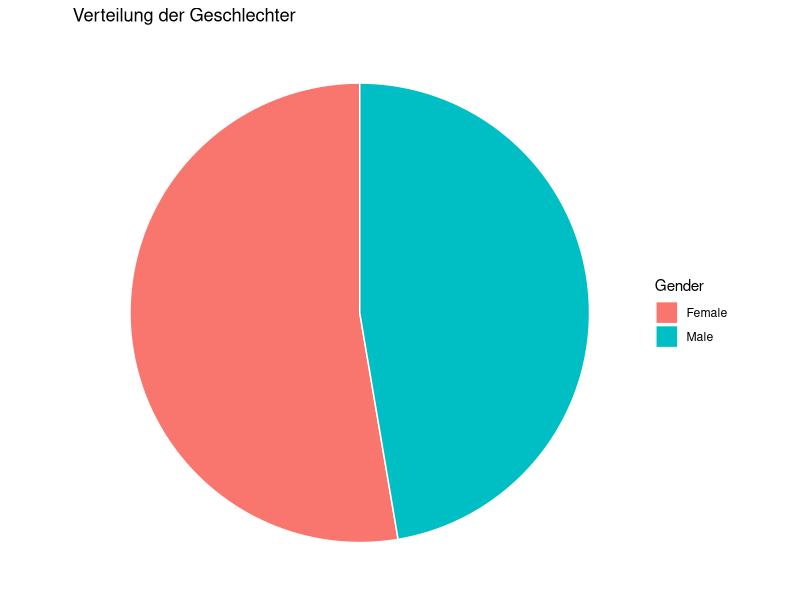
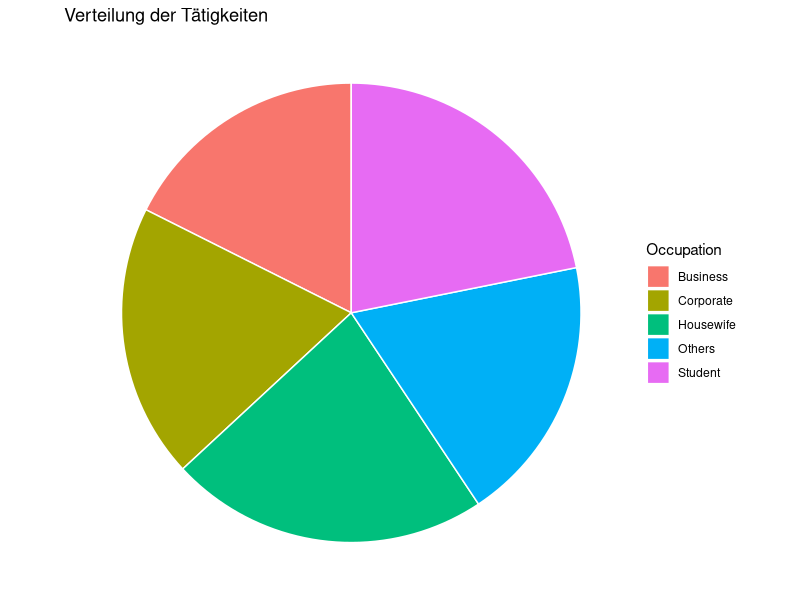
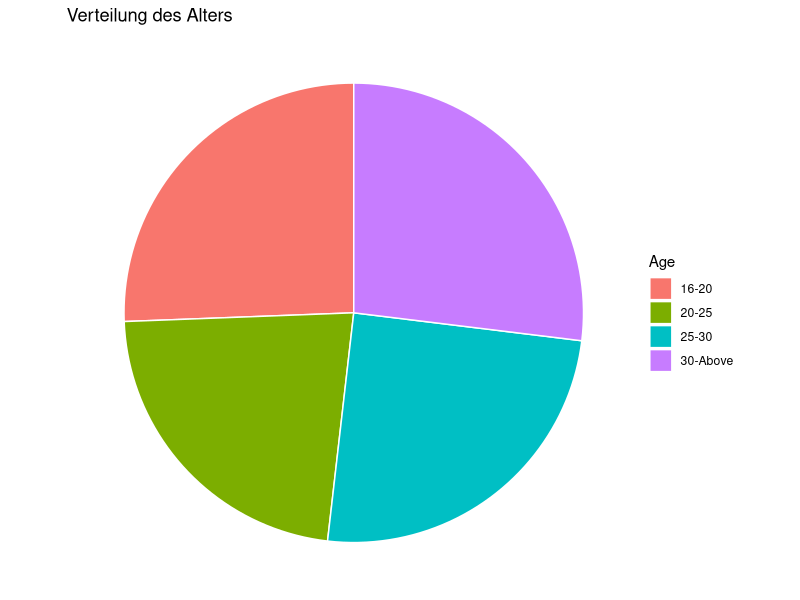
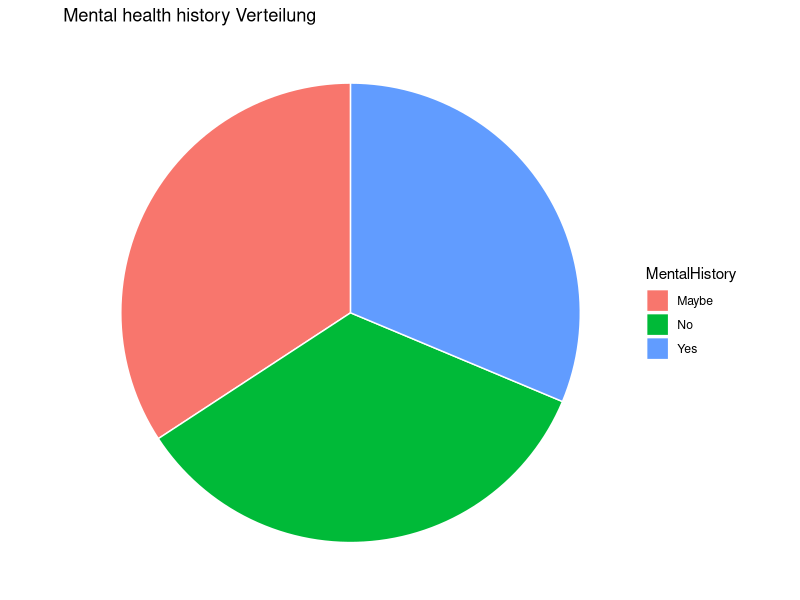
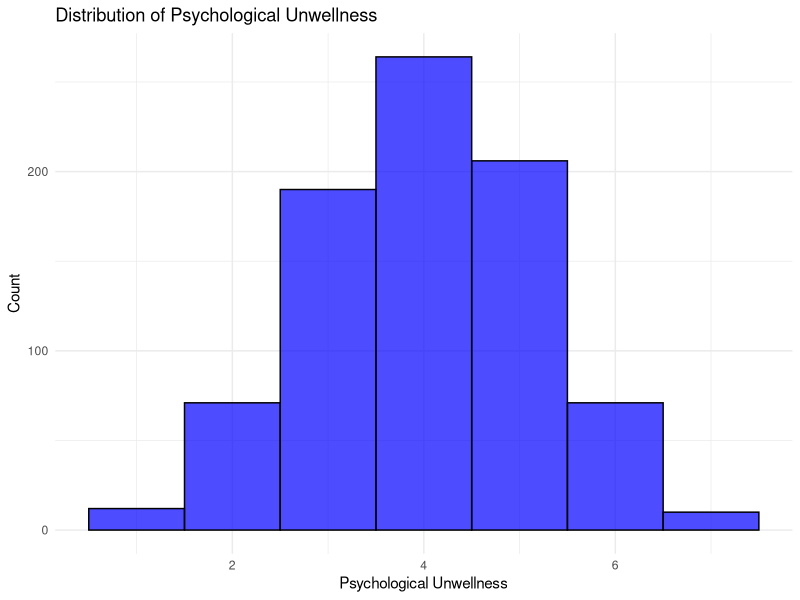
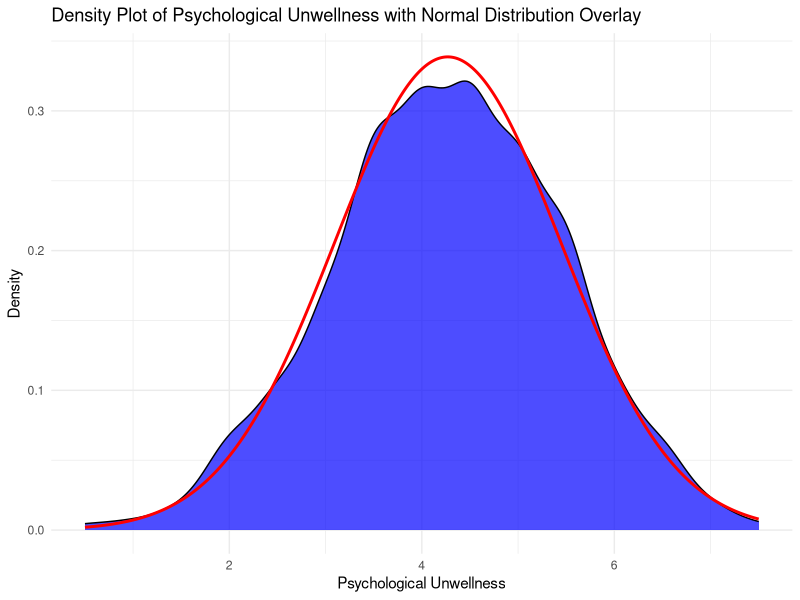
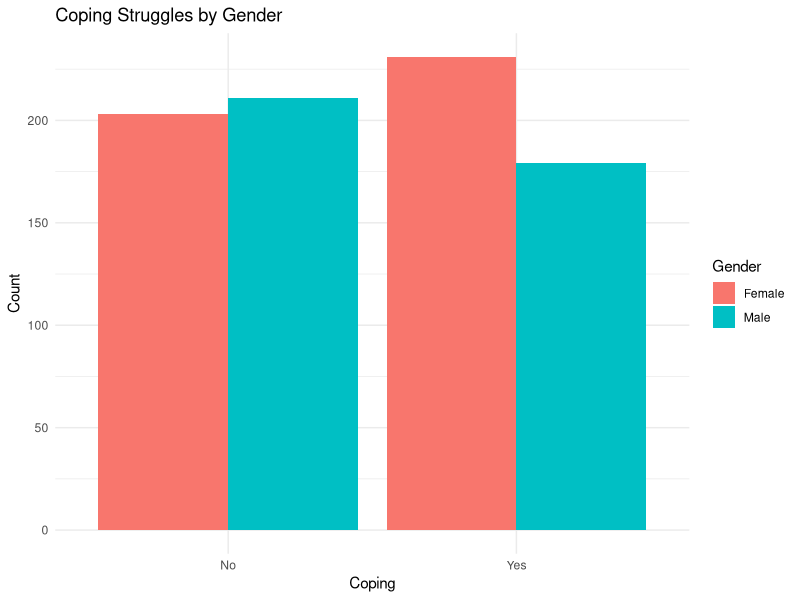
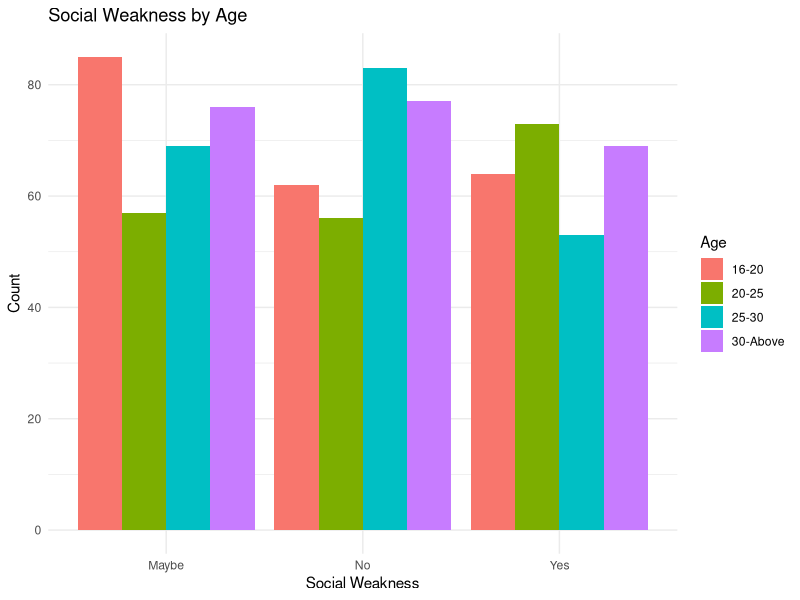

Generate these figures, in order, with R:
## ---- chunk 1
knitr::opts_chunk$set(echo = TRUE)
library(dplyr)
library(ggplot2)
library(tidyverse)
library(knitr)
library(kableExtra)
library(class)
library(fastDummies)
MentalHealth = read_csv("data/MentalHealthDataSet.csv")
## ---- chunk 2
kable(head(MentalHealth))

## ---- chunk 3
df <- data.frame(
  Gender = MentalHealth$Gender
)
ggplot(df, aes(x = "", fill = Gender)) +
  geom_bar(width = 1, color = "white") +
  coord_polar("y", start = 0) +
  labs(title = "Verteilung der Geschlechter", fill = "Gender") +
  theme_void() +
  theme(legend.position = "right")
## ---- chunk 4
df2 <- data.frame(
  Occupation = MentalHealth$Occupation
)
ggplot(df2, aes(x = "", fill = Occupation)) +
  geom_bar(width = 1, color = "white") +
  coord_polar("y", start = 0) +
  labs(title = "Verteilung der Tätigkeiten", fill = "Occupation") +
  theme_void() +
  theme(legend.position = "right")
## ---- chunk 5
df3 <- data.frame(
  Age = MentalHealth$Age
)
ggplot(df3, aes(x = "", fill = Age)) +
  geom_bar(width = 1, color = "white") +
  coord_polar("y", start = 0) +
  labs(title = "Verteilung des Alters", fill = "Age") +
  theme_void() +
  theme(legend.position = "right")
## ---- chunk 6
df4 <- data.frame(
  MentalHistory = MentalHealth$Mental_Health_History
)
ggplot(df4, aes(x = "", fill = MentalHistory)) +
  geom_bar(width = 1, color = "white") +
  coord_polar("y", start = 0) +
  labs(title = "Mental health history Verteilung", fill = "MentalHistory") +
  theme_void() +
  theme(legend.position = "right")
## ---- chunk 7
MentalHealth_wellness <- MentalHealth %>% 
  mutate(Mental_Unwellness = rowSums(select(., -Coping_Struggles, -Work_Interest, -Mental_Health_History) == "Yes") +
                         rowSums(select(.,Coping_Struggles,Work_Interest) == "No") + 
                         rowSums(select(., Mood_Swings) == "High") +
                         rowSums(. == "Maybe") / 2 +
                         rowSums(select(., Mood_Swings) == "Medium") / 2)
kable(head(MentalHealth_wellness))

## ---- chunk 8
ggplot(MentalHealth_wellness, aes(x = Mental_Unwellness)) +
  geom_histogram(binwidth = 1, fill = "blue", color = "black", alpha = 0.7) +
  labs(title = "Distribution of Psychological Unwellness",
       x = "Psychological Unwellness",
       y = "Count") +
  theme_minimal()
## ---- chunk 9
normal_density <- data.frame(x = seq(min(MentalHealth_wellness$Mental_Unwellness), max(MentalHealth_wellness$Mental_Unwellness), length = 1000),
                             y = dnorm(seq(min(MentalHealth_wellness$Mental_Unwellness), max(MentalHealth_wellness$Mental_Unwellness), length = 1000), mean = mean(MentalHealth_wellness$Mental_Unwellness), sd = sd(MentalHealth_wellness$Mental_Unwellness)))

## ---- chunk 10
ggplot(MentalHealth_wellness, aes(x = Mental_Unwellness)) +
  geom_density(fill = "blue", alpha = 0.7) +
  geom_line(data = normal_density, aes(x = x, y = y), color = "red", linewidth = 1) +
  labs(title = "Density Plot of Psychological Unwellness with Normal Distribution Overlay",
       x = "Psychological Unwellness",
       y = "Density") +
  theme_minimal()
## ---- chunk 11
#Generating table with amount of people by age who have social weakness(yes/no/maybe)
age_social_weakness_table <- MentalHealth %>%
  count(Age, Social_Weakness) %>%
  pivot_wider(names_from = Social_Weakness, values_from = n, values_fill = 0)

#Extending the table with total amount of people with the same age and total amount of people with the same social weakness 
age_social_weakness_table <- age_social_weakness_table %>%
  mutate(Total = rowSums(select(.,"Maybe", "No", "Yes"))) %>%
  bind_rows(summarise(., across(where(is.numeric), sum),
                      across(where(is.character), ~'Total')))

#Finding the expected frequencies table if Variables Age and Social_Weakness are independent 
v1 <- data.matrix(age_social_weakness_table[1:4,5])
v2 <- data.matrix(age_social_weakness_table[5,2:4])
exp_age_social_weakness_table <- v1 %*% v2 / as.numeric(age_social_weakness_table[5,5])
kable(age_social_weakness_table)
kable(exp_age_social_weakness_table)
## ---- chunk 12
v <- data.matrix(age_social_weakness_table[1:4,2:4])
X <- sum((exp_age_social_weakness_table - v) ^ 2 / exp_age_social_weakness_table)
## ---- chunk 13
cat("X = ",X)
## ---- chunk 14
df <- (n_distinct(MentalHealth$Age) - 1) * (n_distinct(MentalHealth$Social_Weakness) - 1)
decision <- qchisq(0.95, df, lower.tail = TRUE) > X
## ---- chunk 15
cat("qchisq(o.95, df) = ",qchisq(0.95, df, lower.tail = TRUE))
cat("decision =", decision)
## ---- chunk 16
chisq.test(MentalHealth$Age, MentalHealth$Social_Weakness)
## ---- chunk 17
Xsq_value_table_independence <- 
  matrix(NA, nrow = ncol(MentalHealth), ncol = ncol(MentalHealth))
rownames(Xsq_value_table_independence) <- 
  colnames(Xsq_value_table_independence) <- 
  colnames(MentalHealth)
for (i in 1:(ncol(MentalHealth) - 1)) {
  for (j in (i + 1):ncol(MentalHealth)) {
    
    chi2_result <- chisq.test(MentalHealth[[i]], 
                                     MentalHealth[[j]])
    
    Xsq_value_table_independence[i, j] <- chi2_result$statistic < qchisq(0.95, chi2_result$parameter, lower.tail = TRUE)
    Xsq_value_table_independence[j, i] <- Xsq_value_table_independence[i, j]
  }
}
kable(Xsq_value_table_independence)
## ---- chunk 18
ggplot(MentalHealth, aes(x = MentalHealth$Coping_Struggles, fill = Gender)) +
  geom_bar(position = "dodge") +
  labs(title = "Coping Struggles by Gender",
       x = "Coping",
       y = "Count") +
  theme_minimal()

ggplot(MentalHealth, aes(x = MentalHealth$Social_Weakness, fill = Age)) +
  geom_bar(position = "dodge") +
  labs(title = "Social Weakness by Age",
       x = "Social Weakness",
       y = "Count") +
  theme_minimal()


## ---- chunk 19
MentalHealth_wellness$Mental_Unwellness <- ifelse(MentalHealth_wellness$Mental_Unwellness > 4, 1, 0)

#Making chisq tests
chisq.test(MentalHealth_wellness$Age, MentalHealth_wellness$Mental_Unwellness)
chisq.test(MentalHealth_wellness$Gender, MentalHealth_wellness$Mental_Unwellness)
chisq.test(MentalHealth_wellness$Occupation, MentalHealth_wellness$Mental_Unwellness)
chisq.test(MentalHealth_wellness$Mental_Health_History, MentalHealth_wellness$Mental_Unwellness)
## ---- chunk 20
MentalHealth_copy <- MentalHealth
MentalHealth_copy$Gender <- ifelse(MentalHealth_copy$Gender == "Male", 1, 0)
MentalHealth_copy$Mental_Health_History <- ifelse(MentalHealth_copy$Mental_Health_History == "Yes", 1, 0)
MentalHealth_copy$Age <- dummy_cols(MentalHealth_copy$Age)[-1]
MentalHealth_copy$Occupation <- dummy_cols(MentalHealth_copy$Occupation)[-1]
MentalHealth_copy$Days_Indoors <- dummy_cols(MentalHealth_copy$Days_Indoors)[-1]
MentalHealth_copy$Coping_Struggles <- as.integer(factor(MentalHealth_copy$Coping_Struggles, levels = c("No", "Yes")))
data_train <- MentalHealth_copy[, c(1:4, 8)]
data_test <- MentalHealth_copy[, c(1:4, 8)]
classification <- MentalHealth_copy$Coping_Struggles
## ---- chunk 21
prediction <- knn(train = data_train, test = data_test, cl = classification, k = round(sqrt(ncol(MentalHealth))))
## ---- chunk 22
cat(sum(prediction == classification) / nrow(MentalHealth))
